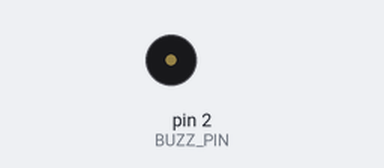
The sketch below on a simulated Arduino Uno, built with avr-gcc and run on an emulated ATmega328P. On the bench: buzzer (waves = sounding).

Above: at 2.4 s.
At 18.4 s:
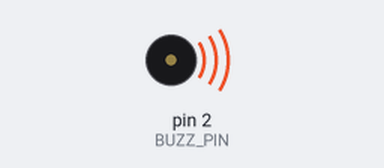
Timing chart, 0 to 18.8 s (numbered marks = the images above):
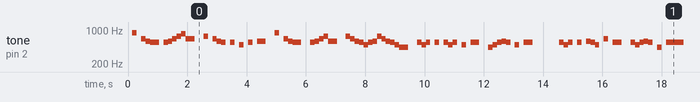

The sketch:

multi-tone-test.ino
```cpp
#include <Tone.h>
#include <TimerOne.h>

#define SEASHANTY2_LENGTH 149
#define BUZZ_PIN 2

struct Note
{
  int frequency;
  int duration;
};

struct Song
{
  Note* notes;
  int notesLength;
  int currentNote;
};

Note* seaShanty2;

Tone tonePlayer;
Song currentSong;
int bpm = 400; // song tempo in sixteenth notes

void setup() {
  initSongs();
  setSong(seaShanty2, SEASHANTY2_LENGTH);
  tonePlayer.begin(BUZZ_PIN);

  Timer1.initialize(60000000/bpm); // timer set to sixteenth notes in µs
  Timer1.attachInterrupt(playSong);

  Serial.begin(9600);
}

void loop() {
  if (currentSong.notesLength <= currentSong.currentNote)
  {
    setSong(seaShanty2, SEASHANTY2_LENGTH);
  }
}

void playSong()
{
  if (currentSong.notesLength <= currentSong.currentNote) return;

  Note* targetNote = &currentSong.notes[currentSong.currentNote];

  if (targetNote->duration <= 0)
  {
    currentSong.currentNote++;
    targetNote = &currentSong.notes[currentSong.currentNote];
  }

  if (currentSong.currentNote < currentSong.notesLength)
  {
    if (targetNote-> frequency == 0)
    {
      tonePlayer.stop();
    }
    else
    {
      tonePlayer.play(targetNote->frequency);
    }

    targetNote->duration--;
  }
}

void setSong(Note* _song, int _songLength)
{
  currentSong.currentNote = 0;
  currentSong.notesLength = _songLength;
  currentSong.notes = new Note[_songLength];

  for (int i = 0; i < _songLength; i++)
  {
    currentSong.notes[i] = {_song[i].frequency, _song[i].duration};
  }
}
```

songs.ino
```cpp
void initSongs()
{
  seaShanty2 = new Note[SEASHANTY2_LENGTH]
  {
    // bar 1
    {NOTE_A5, 1},
    {0, 1},
    {NOTE_E5, 1},
    {NOTE_D5, 1},
    {NOTE_CS5, 2},
    {0, 1},
    {NOTE_CS5, 1},
    {NOTE_D5, 1},
    {NOTE_E5, 1},
    {NOTE_FS5, 1},
    {NOTE_GS5, 1},
    {NOTE_E5, 2},
    {0, 2},
    // bar 2
    {NOTE_FS5, 1},
    {0, 1},
    {NOTE_E5, 1},
    {NOTE_D5, 1},
    {NOTE_CS5, 1},
    {0, 1},
    {NOTE_CS5, 1},
    {0, 1},
    {NOTE_B4, 1},
    {0, 1},
    {NOTE_CS5, 1},
    {0, 1},
    {NOTE_D5, 2},
    {0, 2},
    // bar 3
    {NOTE_A5, 1},
    {0, 1},
    {NOTE_E5, 1},
    {NOTE_D5, 1},
    {NOTE_CS5, 2},
    {0, 2},
    {NOTE_CS5, 1},
    {NOTE_D5, 1},
    {NOTE_E5, 1},
    {NOTE_FS5, 1},
    {NOTE_D5, 2},
    {0, 2},
    // bar 4
    {NOTE_FS5, 1},
    {NOTE_E5, 1},
    {NOTE_D5, 1},
    {NOTE_CS5, 1},
    {NOTE_B4, 1},
    {NOTE_CS5, 1},
    {NOTE_D5, 1},
    {NOTE_FS5, 1},
    {NOTE_E5, 1},
    {NOTE_D5, 1},
    {NOTE_CS5, 1},
    {NOTE_B4, 1},
    {NOTE_A4, 2},
    {0, 2},
    // bar 5
    {NOTE_CS5, 1},
    {NOTE_B4, 1},
    {NOTE_CS5, 1},
    {0, 1},
    {NOTE_CS5, 1},
    {0, 1},
    {NOTE_CS5, 1},
    {NOTE_B4, 1},
    {NOTE_CS5, 1},
    {0, 1},
    {NOTE_B4, 1},
    {0, 1},
    {NOTE_CS5, 2},
    {0, 2},
    // bar 6
    {NOTE_A4, 1},
    {NOTE_B4, 1},
    {NOTE_CS5, 1},
    {NOTE_D5, 1},
    {NOTE_CS5, 1},
    {0, 1},
    {NOTE_B4, 1},
    {0, 1},
    {NOTE_CS5, 2},
    {0, 6},
    // bar 7
    {NOTE_CS5, 1},
    {NOTE_B4, 1},
    {NOTE_CS5, 1},
    {0, 1},
    {NOTE_CS5, 1},
    {0, 1},
    {NOTE_D5, 1},
    {NOTE_CS5, 1},
    {NOTE_B4, 1},
    {0, 1},
    {NOTE_E5, 1},
    {0, 1},
    {NOTE_CS5, 2},
    {0, 2},
    // bar 8
    {NOTE_CS5, 1},
    {NOTE_B4, 1},
    {NOTE_CS5, 1},
    {NOTE_D5, 1},
    {NOTE_CS5, 1},
    {0, 1},
    {NOTE_A4, 1},
    {0, 1},
    {NOTE_CS5, 4},
    {0, 4},
    // bar 9
    {NOTE_E5, 1},
    {NOTE_D5, 1},
    {NOTE_E5, 1},
    {0, 1},
    {NOTE_E5, 1},
    {0, 1},
    {NOTE_E5, 1},
    {NOTE_D5, 1},
    {NOTE_E5, 1},
    {0, 1},
    {NOTE_FS5, 1},
    {0, 1},
    {NOTE_E5, 2},
    {0, 2},
    // bar 10
    {NOTE_GS5, 1},
    {0, 1},
    {NOTE_GS5, 1},
    {NOTE_FS5, 1},
    {NOTE_E5, 1},
    {0, 1},
    {NOTE_D5, 1},
    {0, 1},
    {NOTE_E5, 2},
    {0, 6},
    // bar 11
    {NOTE_CS5, 1},
    {NOTE_B4, 1},
    {NOTE_CS5, 1},
    {0, 1},
    {NOTE_CS5, 1},
    {0, 1},
    {NOTE_B4, 1},
    {NOTE_CS5, 1},
    {NOTE_D5, 1},
    {0, 1},
    {NOTE_B4, 1},
    {0, 1},
    {NOTE_CS5, 2},
    {0, 2},
    // bar 12
    {NOTE_CS5, 1},
    {NOTE_B4, 1},
    {NOTE_CS5, 1},
    {NOTE_D5, 1},
    {NOTE_CS5, 1},
    {0, 1},
    {NOTE_A4, 1},
    {0, 1},
    {NOTE_A3, 1},
    {0, 7},
  };
}
```

Measured:
- by itself, tone on pin 2 (BUZZ_PIN): plays 880 Hz for 0.15 s, 659 Hz for 0.15 s, 587 Hz for 0.15 s, 554 Hz for 0.30 s, 554 Hz for 0.15 s, 587 Hz for 0.15 s … (468 notes in this stretch)
